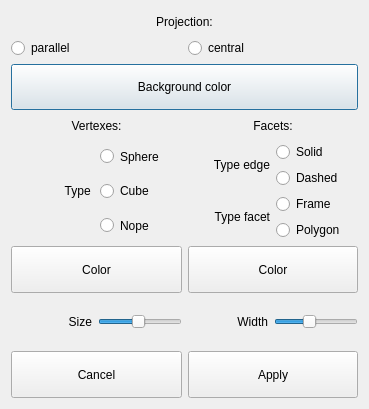
<?xml version="1.0" encoding="UTF-8"?>
<ui version="4.0">
 <class>options</class>
 <widget class="QDialog" name="options">
  <property name="geometry">
   <rect>
    <x>0</x>
    <y>0</y>
    <width>369</width>
    <height>409</height>
   </rect>
  </property>
  <property name="windowTitle">
   <string>Dialog</string>
  </property>
  <layout class="QVBoxLayout" name="verticalLayout_8">
   <item>
    <layout class="QVBoxLayout" name="verticalLayout_2">
     <item>
      <widget class="QLabel" name="label_projection">
       <property name="sizePolicy">
        <sizepolicy hsizetype="Minimum" vsizetype="Minimum">
         <horstretch>0</horstretch>
         <verstretch>0</verstretch>
        </sizepolicy>
       </property>
       <property name="maximumSize">
        <size>
         <width>16777215</width>
         <height>16777215</height>
        </size>
       </property>
       <property name="text">
        <string>Projection:</string>
       </property>
       <property name="alignment">
        <set>Qt::AlignCenter</set>
       </property>
      </widget>
     </item>
     <item>
      <layout class="QHBoxLayout" name="horizontalLayout_2">
       <item>
        <widget class="QRadioButton" name="radioButton_parallel">
         <property name="sizePolicy">
          <sizepolicy hsizetype="Minimum" vsizetype="Minimum">
           <horstretch>0</horstretch>
           <verstretch>0</verstretch>
          </sizepolicy>
         </property>
         <property name="text">
          <string>parallel</string>
         </property>
        </widget>
       </item>
       <item>
        <widget class="QRadioButton" name="radioButton_central">
         <property name="sizePolicy">
          <sizepolicy hsizetype="Minimum" vsizetype="Minimum">
           <horstretch>0</horstretch>
           <verstretch>0</verstretch>
          </sizepolicy>
         </property>
         <property name="contextMenuPolicy">
          <enum>Qt::NoContextMenu</enum>
         </property>
         <property name="text">
          <string>central</string>
         </property>
        </widget>
       </item>
      </layout>
     </item>
    </layout>
   </item>
   <item>
    <widget class="QPushButton" name="button_background">
     <property name="sizePolicy">
      <sizepolicy hsizetype="Minimum" vsizetype="Minimum">
       <horstretch>0</horstretch>
       <verstretch>0</verstretch>
      </sizepolicy>
     </property>
     <property name="styleSheet">
      <string notr="true">Background </string>
     </property>
     <property name="text">
      <string>Background color</string>
     </property>
    </widget>
   </item>
   <item>
    <layout class="QHBoxLayout" name="horizontalLayout_9">
     <item>
      <widget class="QLabel" name="label_4">
       <property name="sizePolicy">
        <sizepolicy hsizetype="Minimum" vsizetype="Minimum">
         <horstretch>0</horstretch>
         <verstretch>0</verstretch>
        </sizepolicy>
       </property>
       <property name="maximumSize">
        <size>
         <width>16777215</width>
         <height>16777215</height>
        </size>
       </property>
       <property name="text">
        <string>Vertexes:</string>
       </property>
       <property name="alignment">
        <set>Qt::AlignCenter</set>
       </property>
      </widget>
     </item>
     <item>
      <widget class="QLabel" name="label_edges">
       <property name="sizePolicy">
        <sizepolicy hsizetype="Minimum" vsizetype="Minimum">
         <horstretch>0</horstretch>
         <verstretch>0</verstretch>
        </sizepolicy>
       </property>
       <property name="maximumSize">
        <size>
         <width>16777215</width>
         <height>20</height>
        </size>
       </property>
       <property name="text">
        <string>Facets:</string>
       </property>
       <property name="alignment">
        <set>Qt::AlignCenter</set>
       </property>
      </widget>
     </item>
    </layout>
   </item>
   <item>
    <layout class="QHBoxLayout" name="horizontalLayout_4">
     <item>
      <layout class="QHBoxLayout" name="horizontalLayout_6">
       <item>
        <widget class="QLabel" name="label_5">
         <property name="sizePolicy">
          <sizepolicy hsizetype="Minimum" vsizetype="Minimum">
           <horstretch>0</horstretch>
           <verstretch>0</verstretch>
          </sizepolicy>
         </property>
         <property name="text">
          <string>Type </string>
         </property>
         <property name="alignment">
          <set>Qt::AlignRight|Qt::AlignTrailing|Qt::AlignVCenter</set>
         </property>
        </widget>
       </item>
       <item>
        <layout class="QVBoxLayout" name="verticalLayout_5">
         <item>
          <widget class="QRadioButton" name="radioButton_vertex_shere">
           <property name="sizePolicy">
            <sizepolicy hsizetype="Minimum" vsizetype="Minimum">
             <horstretch>0</horstretch>
             <verstretch>0</verstretch>
            </sizepolicy>
           </property>
           <property name="text">
            <string>Sphere</string>
           </property>
           <attribute name="buttonGroup">
            <string notr="true">edge_group</string>
           </attribute>
          </widget>
         </item>
         <item>
          <widget class="QRadioButton" name="radioButton_vertex_cube">
           <property name="sizePolicy">
            <sizepolicy hsizetype="Minimum" vsizetype="Minimum">
             <horstretch>0</horstretch>
             <verstretch>0</verstretch>
            </sizepolicy>
           </property>
           <property name="text">
            <string>Cube</string>
           </property>
           <attribute name="buttonGroup">
            <string notr="true">edge_group</string>
           </attribute>
          </widget>
         </item>
         <item>
          <widget class="QRadioButton" name="radioButton_vertex_nope">
           <property name="sizePolicy">
            <sizepolicy hsizetype="Minimum" vsizetype="Minimum">
             <horstretch>0</horstretch>
             <verstretch>0</verstretch>
            </sizepolicy>
           </property>
           <property name="text">
            <string>Nope</string>
           </property>
           <attribute name="buttonGroup">
            <string notr="true">edge_group</string>
           </attribute>
          </widget>
         </item>
        </layout>
       </item>
      </layout>
     </item>
     <item>
      <layout class="QVBoxLayout" name="verticalLayout_7">
       <item>
        <layout class="QHBoxLayout" name="horizontalLayout_3">
         <item>
          <widget class="QLabel" name="label">
           <property name="sizePolicy">
            <sizepolicy hsizetype="Minimum" vsizetype="Minimum">
             <horstretch>0</horstretch>
             <verstretch>0</verstretch>
            </sizepolicy>
           </property>
           <property name="maximumSize">
            <size>
             <width>16777215</width>
             <height>16777215</height>
            </size>
           </property>
           <property name="text">
            <string>Type edge</string>
           </property>
           <property name="alignment">
            <set>Qt::AlignRight|Qt::AlignTrailing|Qt::AlignVCenter</set>
           </property>
          </widget>
         </item>
         <item>
          <layout class="QVBoxLayout" name="verticalLayout_3">
           <item>
            <widget class="QRadioButton" name="radioButton_solid">
             <property name="sizePolicy">
              <sizepolicy hsizetype="Minimum" vsizetype="Minimum">
               <horstretch>0</horstretch>
               <verstretch>0</verstretch>
              </sizepolicy>
             </property>
             <property name="text">
              <string>Solid</string>
             </property>
             <attribute name="buttonGroup">
              <string notr="true">vertex_group</string>
             </attribute>
            </widget>
           </item>
           <item>
            <widget class="QRadioButton" name="radioButton_dashed">
             <property name="sizePolicy">
              <sizepolicy hsizetype="Minimum" vsizetype="Minimum">
               <horstretch>0</horstretch>
               <verstretch>0</verstretch>
              </sizepolicy>
             </property>
             <property name="text">
              <string>Dashed</string>
             </property>
             <property name="checkable">
              <bool>true</bool>
             </property>
             <property name="checked">
              <bool>false</bool>
             </property>
             <property name="autoExclusive">
              <bool>false</bool>
             </property>
             <attribute name="buttonGroup">
              <string notr="true">vertex_group</string>
             </attribute>
            </widget>
           </item>
          </layout>
         </item>
        </layout>
       </item>
       <item>
        <layout class="QHBoxLayout" name="horizontalLayout">
         <item>
          <widget class="QLabel" name="label_8">
           <property name="sizePolicy">
            <sizepolicy hsizetype="Minimum" vsizetype="Minimum">
             <horstretch>0</horstretch>
             <verstretch>0</verstretch>
            </sizepolicy>
           </property>
           <property name="text">
            <string>Type facet</string>
           </property>
           <property name="alignment">
            <set>Qt::AlignRight|Qt::AlignTrailing|Qt::AlignVCenter</set>
           </property>
          </widget>
         </item>
         <item>
          <layout class="QVBoxLayout" name="verticalLayout">
           <item>
            <widget class="QRadioButton" name="frame_facets">
             <property name="sizePolicy">
              <sizepolicy hsizetype="Minimum" vsizetype="Minimum">
               <horstretch>0</horstretch>
               <verstretch>0</verstretch>
              </sizepolicy>
             </property>
             <property name="text">
              <string>Frame</string>
             </property>
             <attribute name="buttonGroup">
              <string notr="true">facet_group</string>
             </attribute>
            </widget>
           </item>
           <item>
            <widget class="QRadioButton" name="polygon_facets">
             <property name="sizePolicy">
              <sizepolicy hsizetype="Minimum" vsizetype="Minimum">
               <horstretch>0</horstretch>
               <verstretch>0</verstretch>
              </sizepolicy>
             </property>
             <property name="text">
              <string>Polygon</string>
             </property>
             <attribute name="buttonGroup">
              <string notr="true">facet_group</string>
             </attribute>
            </widget>
           </item>
          </layout>
         </item>
        </layout>
       </item>
      </layout>
     </item>
    </layout>
   </item>
   <item>
    <layout class="QHBoxLayout" name="horizontalLayout_8">
     <item>
      <widget class="QToolButton" name="button_color_vertexes">
       <property name="sizePolicy">
        <sizepolicy hsizetype="Minimum" vsizetype="Minimum">
         <horstretch>0</horstretch>
         <verstretch>0</verstretch>
        </sizepolicy>
       </property>
       <property name="minimumSize">
        <size>
         <width>0</width>
         <height>0</height>
        </size>
       </property>
       <property name="text">
        <string>Color</string>
       </property>
      </widget>
     </item>
     <item>
      <widget class="QToolButton" name="button_color_edges">
       <property name="sizePolicy">
        <sizepolicy hsizetype="Minimum" vsizetype="Minimum">
         <horstretch>0</horstretch>
         <verstretch>0</verstretch>
        </sizepolicy>
       </property>
       <property name="minimumSize">
        <size>
         <width>0</width>
         <height>0</height>
        </size>
       </property>
       <property name="text">
        <string>Color</string>
       </property>
      </widget>
     </item>
    </layout>
   </item>
   <item>
    <layout class="QHBoxLayout" name="horizontalLayout_10">
     <item>
      <layout class="QHBoxLayout" name="horizontalLayout_7">
       <item>
        <widget class="QLabel" name="label_7">
         <property name="sizePolicy">
          <sizepolicy hsizetype="Minimum" vsizetype="Minimum">
           <horstretch>0</horstretch>
           <verstretch>0</verstretch>
          </sizepolicy>
         </property>
         <property name="text">
          <string>Size</string>
         </property>
         <property name="alignment">
          <set>Qt::AlignRight|Qt::AlignTrailing|Qt::AlignVCenter</set>
         </property>
        </widget>
       </item>
       <item>
        <widget class="QSlider" name="horizontalSlider_size_vertexes">
         <property name="sizePolicy">
          <sizepolicy hsizetype="Minimum" vsizetype="Minimum">
           <horstretch>0</horstretch>
           <verstretch>0</verstretch>
          </sizepolicy>
         </property>
         <property name="minimum">
          <number>1</number>
         </property>
         <property name="maximum">
          <number>20</number>
         </property>
         <property name="value">
          <number>10</number>
         </property>
         <property name="sliderPosition">
          <number>10</number>
         </property>
         <property name="orientation">
          <enum>Qt::Horizontal</enum>
         </property>
         <property name="tickPosition">
          <enum>QSlider::NoTicks</enum>
         </property>
         <property name="tickInterval">
          <number>1</number>
         </property>
        </widget>
       </item>
      </layout>
     </item>
     <item>
      <layout class="QHBoxLayout" name="horizontalLayout_5">
       <item>
        <widget class="QLabel" name="label_3">
         <property name="sizePolicy">
          <sizepolicy hsizetype="Minimum" vsizetype="Minimum">
           <horstretch>0</horstretch>
           <verstretch>0</verstretch>
          </sizepolicy>
         </property>
         <property name="maximumSize">
          <size>
           <width>16777215</width>
           <height>16777215</height>
          </size>
         </property>
         <property name="text">
          <string>Width</string>
         </property>
         <property name="alignment">
          <set>Qt::AlignRight|Qt::AlignTrailing|Qt::AlignVCenter</set>
         </property>
        </widget>
       </item>
       <item>
        <widget class="QSlider" name="horizontalSlider_wigth_edges">
         <property name="sizePolicy">
          <sizepolicy hsizetype="Minimum" vsizetype="Minimum">
           <horstretch>0</horstretch>
           <verstretch>0</verstretch>
          </sizepolicy>
         </property>
         <property name="mouseTracking">
          <bool>false</bool>
         </property>
         <property name="tabletTracking">
          <bool>false</bool>
         </property>
         <property name="acceptDrops">
          <bool>false</bool>
         </property>
         <property name="inputMethodHints">
          <set>Qt::ImhNone</set>
         </property>
         <property name="minimum">
          <number>1</number>
         </property>
         <property name="maximum">
          <number>11</number>
         </property>
         <property name="sliderPosition">
          <number>5</number>
         </property>
         <property name="orientation">
          <enum>Qt::Horizontal</enum>
         </property>
         <property name="invertedAppearance">
          <bool>false</bool>
         </property>
         <property name="tickPosition">
          <enum>QSlider::NoTicks</enum>
         </property>
         <property name="tickInterval">
          <number>1</number>
         </property>
        </widget>
       </item>
      </layout>
     </item>
    </layout>
   </item>
   <item>
    <layout class="QHBoxLayout" name="horizontalLayout_11">
     <item>
      <widget class="QPushButton" name="button_cancel">
       <property name="sizePolicy">
        <sizepolicy hsizetype="Minimum" vsizetype="Minimum">
         <horstretch>0</horstretch>
         <verstretch>0</verstretch>
        </sizepolicy>
       </property>
       <property name="minimumSize">
        <size>
         <width>140</width>
         <height>0</height>
        </size>
       </property>
       <property name="text">
        <string>Canсel</string>
       </property>
      </widget>
     </item>
     <item>
      <widget class="QPushButton" name="button_apply">
       <property name="sizePolicy">
        <sizepolicy hsizetype="Minimum" vsizetype="Minimum">
         <horstretch>0</horstretch>
         <verstretch>0</verstretch>
        </sizepolicy>
       </property>
       <property name="minimumSize">
        <size>
         <width>140</width>
         <height>0</height>
        </size>
       </property>
       <property name="text">
        <string>Apply</string>
       </property>
      </widget>
     </item>
    </layout>
   </item>
  </layout>
 </widget>
 <resources/>
 <connections/>
 <buttongroups>
  <buttongroup name="edge_group"/>
  <buttongroup name="facet_group"/>
  <buttongroup name="vertex_group"/>
 </buttongroups>
</ui>
